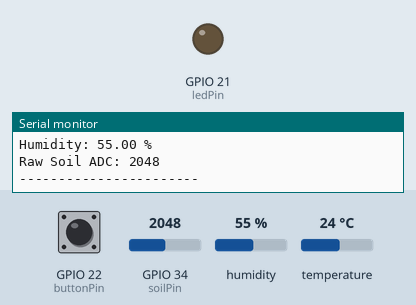
The sketch below on a simulated ESP32. Shown: output pins drawn as LEDs (lit = HIGH), the last lines printed to the serial monitor. The inputs (shaded band) are chosen by the test bench; at power-on: GPIO 22 (buttonPin) HIGH, GPIO 34 (soilPin) = 2048, humidity 55 %, temperature 24 °C.

Above: at 3.2 s.
3.3 s: GPIO 22 (buttonPin) pulled LOW for 0.15 s
At 4.4 s:
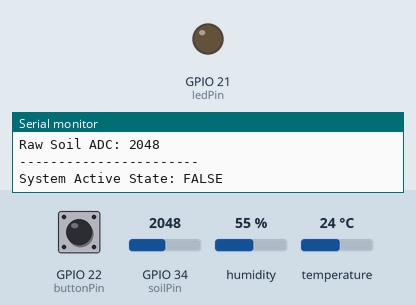
4.9 s: GPIO 22 (buttonPin) pulled LOW for 1 s
At 6.5 s:
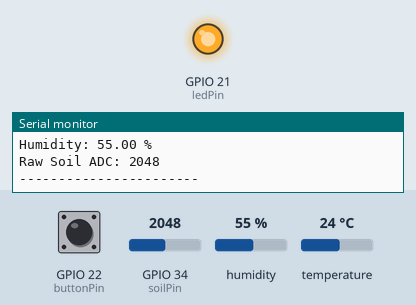
8.4 s: GPIO 22 (buttonPin) pulled LOW for 3.2 s
At 10.2 s:
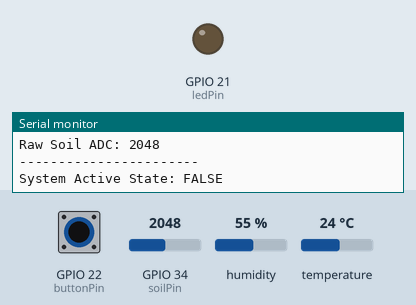
Timing chart, 0 to 11.7 s (numbered marks = the images above; inputs shaded):
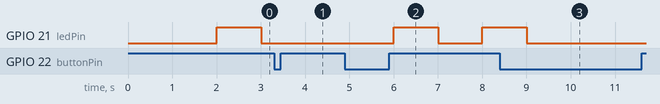

Measured:
- after the input at 3.3 s, GPIO 21 (ledPin): stays LOW (without the input it goes to HIGH after 0.71 s)
- after the input at 4.9 s, GPIO 21 (ledPin): LOW → HIGH after 1.1 s, → LOW 1.0 s later, → HIGH 1.0 s later
- after the input at 8.4 s, GPIO 21 (ledPin): goes on until 9.0 s, then stays LOW

The sketch:

Raw_Data.ino
```cpp
// ====================================================================
// PROGRAM TITLE: FarmGuard-AIoT: Level 2 (Step A) - Sensor Integration
// PURPOSE: Adds environmental telemetry to the non-blocking execution core.
// DESCRIPTION: This firmware integrates a DHT11 temperature/humidity sensor
//              and an analog soil moisture probe. It uses separate hardware
//              timers for the LED interface (1s) and the sensor acquisition
//              engine (2s), preventing telemetry reads from bottlenecking the system.
// ====================================================================

// --- External Libraries ---
#include "DHT.h" // Driver library providing API functions for DHT series digital sensors.

// --------------------------------------------------------------------
// HARDWARE CONFIGURATION & PIN MAPPING
// --------------------------------------------------------------------
// Assign concrete physical GPIO pin numbers to system hardware peripherals.
// Const types block unintended runtime modifications to hardware geometry.
const int ledPin = 21;       // Pin 21 controls the physical status LED indicator.
const int buttonPin = 22;    // Pin 22 interfaces with the system control button.
const int dhtPin = 4;        // Pin 4 operates as the single-wire data bus for the DHT11.
const int soilPin = 34;      // Pin 34 utilizes an Analog-to-Digital Converter (ADC) for soil readings.

// --------------------------------------------------------------------
// SENSOR CONFIGURATION SUITE
// --------------------------------------------------------------------
#define DHTTYPE DHT11        // Macro defining the exact sensor protocol model (DHT11 variant).
DHT dht(dhtPin, DHTTYPE);    // Instantiates an instance of the driver class named 'dht' with our pin configurations.

// --------------------------------------------------------------------
// NON-BLOCKING TIMING ENGINE (MILLIS MULTI-TASKING)
// --------------------------------------------------------------------
// Dedicated timestamps and interval ceilings tracking independent asynchronous system schedules.
unsigned long previousMillisLED = 0;    // Tracks the exact system uptime millisecond the LED last switched state.
const long ledInterval = 1000;          // Schedule interval boundary forcing the LED to blink every 1000ms.

unsigned long previousMillisSensors = 0; // Tracks the exact system uptime millisecond telemetry was last gathered.
const long sensorInterval = 2000;       // Schedule interval boundary pulling telemetry sweeps every 2000ms.

// --------------------------------------------------------------------
// CORE STATE CONTROLLERS
// --------------------------------------------------------------------
// Conditional status markers driving background behaviors and internal state retention.
bool ledState = LOW;          // Stores physical power configuration state of the LED (LOW/HIGH).
bool systemActive = true;     // Master runtime flag allowing telemetry loop operations; defaults active for engineering tests.
bool lastButtonState = HIGH;  // Preserves button's electrical configuration from previous loop to detect edge transitions.

// ====================================================================
// SETUP FUNCTION: RUNS ONCE AT BOOTUP
// ====================================================================
void setup() {
  // Initialize serial interface channel at 115200 bits per second for peripheral debugging logs.
  Serial.begin(115200);

  // Define physical pins as software input signals or hardware output drivers.
  pinMode(ledPin, OUTPUT);         // Sets up the LED line to allow software to emit voltage triggers.
  pinMode(buttonPin, INPUT_PULLUP); // Holds input at default high voltage (VCC), grounding to zero (LOW) when pressed.

  // Execute internal software initialization protocols to prepare the single-wire DHT sensor line.
  dht.begin();

  // Hard delay forcing processor idle for 2 seconds to let the serial console interface establish link lines.
  delay(2000);

  Serial.println("========================================");
  Serial.println("FarmGuard Node Initialized (Level 2a)");
  Serial.println("========================================");
}

// ====================================================================
// MAIN SYSTEM LOOP: REPEATS INDEFINITELY
// ====================================================================
void loop() {
  // Capture snapshot of processing lifespan in milliseconds to manage scheduling matrices.
  unsigned long currentMillis = millis();

  // ------------------------------------------------------------------
  // TASK 1: ASYNCHRONOUS LED CONTROLLER
  // ------------------------------------------------------------------
  // Asynchronous evaluation: Checks if the timeline gap matches or surpasses the 1s LED threshold.
  if (currentMillis - previousMillisLED >= ledInterval) {
    previousMillisLED = currentMillis; // Re-align reference point to evaluate next schedule block.
    ledState = !ledState;              // Flip logic configuration of indicator tracking byte.

    // Ternary operation constraint: Outputs the toggled state if active, otherwise clamps physical line to safe zero (LOW).
    digitalWrite(ledPin, systemActive ? ledState : LOW);
  }

  // ------------------------------------------------------------------
  // TASK 2: DEBOUNCED EXTERNAL INTERRUPT OVERRIDE
  // ------------------------------------------------------------------
  // Fetch instantaneous real-time electrical state from user interface button.
  bool currentButtonState = digitalRead(buttonPin);

  // Mechanical edge evaluation: Looks for immediate shifts from an unpressed state (HIGH) to a compressed connection (LOW).
  if (currentButtonState == LOW && lastButtonState == HIGH) {
    systemActive = !systemActive; // Invert global flag toggling sensor acquisition engines.

    Serial.print("System Active State: ");
    Serial.println(systemActive ? "TRUE" : "FALSE"); // Output operational mode confirmation lines.

    // Strategic inline hardware block: Pauses code to filter bouncing metal plates in switch mechanisms.
    delay(50);
  }
  lastButtonState = currentButtonState; // Maintain current digital values for comparative validation next cycle.

  // ------------------------------------------------------------------
  // TASK 3: MULTI-SENSOR ENVIRONMENTAL DATA ACQUISITION
  // ------------------------------------------------------------------
  // Asynchronous evaluation: Tracks if the timeline gap matches or surpasses the 2s sensor check threshold.
  if (currentMillis - previousMillisSensors >= sensorInterval) {
    previousMillisSensors = currentMillis; // Advance base tracker for next scheduled assessment cycle.

    // Telemetry processes operate if operational authorization status is active.
    if(systemActive) {
      // 1. Digital Sensor Extraction (DHT11)
      // Call driver algorithms pulling digital temperature and humidity data arrays via the single-wire bus.
      float humidity = dht.readHumidity();
      float temperature = dht.readTemperature();

      // Hardware Diagnostic: Validate data returns are clean floating numbers.
      // isnan() evaluates True if the return payload is corrupted, disconnected, or missing entirely.
      if (isnan(humidity) || isnan(temperature)) {
        Serial.println("Error: Failed to read from DHT sensor!");
      }

      // 2. Analog Sensor Extraction (Soil Moisture Probe)
      // Sample immediate physical voltage using internal 12-bit ADC architecture (Maps 0-3.3V into integer steps 0-4095).
      int rawSoilValue = analogRead(soilPin);

      // 3. Diagnostics Serial Transmissions
      // Format parameters and print raw datasets out over the terminal configuration links.
      Serial.println("--- Sensor Readings ---");
      Serial.print("Temp: "); Serial.print(temperature); Serial.println(" °C");
      Serial.print("Humidity: "); Serial.print(humidity); Serial.println(" %");
      Serial.print("Raw Soil ADC: "); Serial.println(rawSoilValue); // Outputting uncalibrated readings to prepare for calibration steps.
      Serial.println("-----------------------");
    }
  }
}
```
